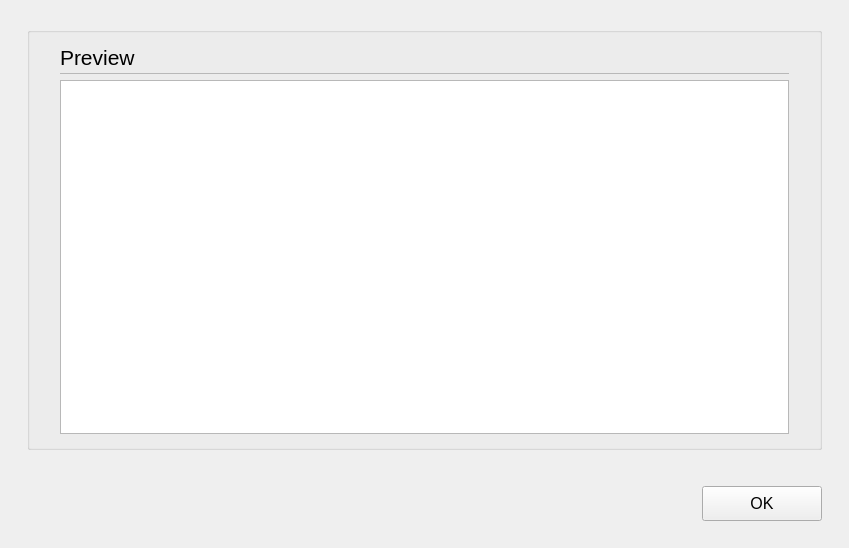
<?xml version="1.0" encoding="UTF-8"?>
<ui version="4.0">
 <class>C_FlaUpHexFileView</class>
 <widget class="QWidget" name="C_FlaUpHexFileView">
  <property name="geometry">
   <rect>
    <x>0</x>
    <y>0</y>
    <width>849</width>
    <height>548</height>
   </rect>
  </property>
  <property name="windowTitle">
   <string>C_FlaUpHexFileView</string>
  </property>
  <layout class="QVBoxLayout" name="verticalLayout">
   <property name="leftMargin">
    <number>27</number>
   </property>
   <property name="topMargin">
    <number>27</number>
   </property>
   <property name="rightMargin">
    <number>27</number>
   </property>
   <property name="bottomMargin">
    <number>0</number>
   </property>
   <item>
    <widget class="QGroupBox" name="pc_GroupBox">
     <property name="styleRole" stdset="0">
      <string>default</string>
     </property>
     <property name="title">
      <string/>
     </property>
     <layout class="QVBoxLayout" name="verticalLayout_2">
      <property name="spacing">
       <number>0</number>
      </property>
      <property name="leftMargin">
       <number>30</number>
      </property>
      <property name="rightMargin">
       <number>30</number>
      </property>
      <property name="bottomMargin">
       <number>13</number>
      </property>
      <item>
       <layout class="QHBoxLayout" name="horizontalLayout_2">
        <property name="bottomMargin">
         <number>0</number>
        </property>
        <item>
         <widget class="stw::opensyde_gui_elements::C_OgeLabContextMenuBase" name="pc_LabelHeadingPreview">
          <property name="styleRole" stdset="0">
           <string>heading-group-bold</string>
          </property>
          <property name="minimumSize">
           <size>
            <width>0</width>
            <height>30</height>
           </size>
          </property>
          <property name="maximumSize">
           <size>
            <width>16777215</width>
            <height>30</height>
           </size>
          </property>
          <property name="font">
           <font>
            <pointsize>16</pointsize>
           </font>
          </property>
          <property name="text">
           <string>Preview</string>
          </property>
         </widget>
        </item>
        <item>
         <spacer name="horizontalSpacer_2">
          <property name="orientation">
           <enum>Qt::Horizontal</enum>
          </property>
          <property name="sizeHint" stdset="0">
           <size>
            <width>40</width>
            <height>1</height>
           </size>
          </property>
         </spacer>
        </item>
       </layout>
      </item>
      <item>
       <layout class="QHBoxLayout" name="horizontalLayout_3">
        <property name="spacing">
         <number>0</number>
        </property>
        <property name="topMargin">
         <number>1</number>
        </property>
        <property name="bottomMargin">
         <number>0</number>
        </property>
        <item>
         <widget class="stw::opensyde_gui_elements::C_OgeFraSeparator" name="pc_Frame">
          <property name="minimumSize">
           <size>
            <width>0</width>
            <height>1</height>
           </size>
          </property>
          <property name="maximumSize">
           <size>
            <width>16777215</width>
            <height>1</height>
           </size>
          </property>
          <property name="frameShape">
           <enum>QFrame::StyledPanel</enum>
          </property>
          <property name="frameShadow">
           <enum>QFrame::Raised</enum>
          </property>
         </widget>
        </item>
       </layout>
      </item>
      <item>
       <spacer name="verticalSpacer_3">
        <property name="orientation">
         <enum>Qt::Vertical</enum>
        </property>
        <property name="sizeType">
         <enum>QSizePolicy::Fixed</enum>
        </property>
        <property name="sizeHint" stdset="0">
         <size>
          <width>6</width>
          <height>6</height>
         </size>
        </property>
       </spacer>
      </item>
      <item>
       <widget class="stw::opensyde_gui_elements::C_OgeTedPropertiesComment" name="pc_TextEditContent"/>
      </item>
     </layout>
    </widget>
   </item>
   <item>
    <spacer name="verticalSpacer_2">
     <property name="orientation">
      <enum>Qt::Vertical</enum>
     </property>
     <property name="sizeType">
      <enum>QSizePolicy::Fixed</enum>
     </property>
     <property name="sizeHint" stdset="0">
      <size>
       <width>20</width>
       <height>30</height>
      </size>
     </property>
    </spacer>
   </item>
   <item>
    <layout class="QHBoxLayout" name="horizontalLayout">
     <item>
      <spacer name="horizontalSpacer">
       <property name="orientation">
        <enum>Qt::Horizontal</enum>
       </property>
       <property name="sizeHint" stdset="0">
        <size>
         <width>40</width>
         <height>20</height>
        </size>
       </property>
      </spacer>
     </item>
     <item>
      <widget class="QPushButton" name="pc_PushButtonOk">
       <property name="styleRole" stdset="0">
        <string>dialog</string>
       </property>
       <property name="sizePolicy">
        <sizepolicy hsizetype="Minimum" vsizetype="Fixed">
         <horstretch>0</horstretch>
         <verstretch>0</verstretch>
        </sizepolicy>
       </property>
       <property name="minimumSize">
        <size>
         <width>120</width>
         <height>35</height>
        </size>
       </property>
       <property name="maximumSize">
        <size>
         <width>120</width>
         <height>35</height>
        </size>
       </property>
       <property name="font">
        <font>
         <pointsize>12</pointsize>
        </font>
       </property>
       <property name="text">
        <string>OK</string>
       </property>
      </widget>
     </item>
    </layout>
   </item>
   <item>
    <spacer name="verticalSpacer">
     <property name="orientation">
      <enum>Qt::Vertical</enum>
     </property>
     <property name="sizeType">
      <enum>QSizePolicy::Fixed</enum>
     </property>
     <property name="sizeHint" stdset="0">
      <size>
       <width>20</width>
       <height>27</height>
      </size>
     </property>
    </spacer>
   </item>
  </layout>
 </widget>
 <customwidgets>
  <customwidget>
   <class>stw::opensyde_gui_elements::C_OgeFraSeparator</class>
   <extends>QFrame</extends>
   <header>C_OgeFraSeparator.hpp</header>
   <container>1</container>
  </customwidget>
  <customwidget>
   <class>stw::opensyde_gui_elements::C_OgeTedPropertiesComment</class>
   <extends>QTextEdit</extends>
   <header>C_OgeTedPropertiesComment.hpp</header>
  </customwidget>
  <customwidget>
   <class>stw::opensyde_gui_elements::C_OgeLabContextMenuBase</class>
   <extends>QLabel</extends>
   <header>C_OgeLabContextMenuBase.hpp</header>
  </customwidget>
 </customwidgets>
 <resources/>
 <connections/>
</ui>
